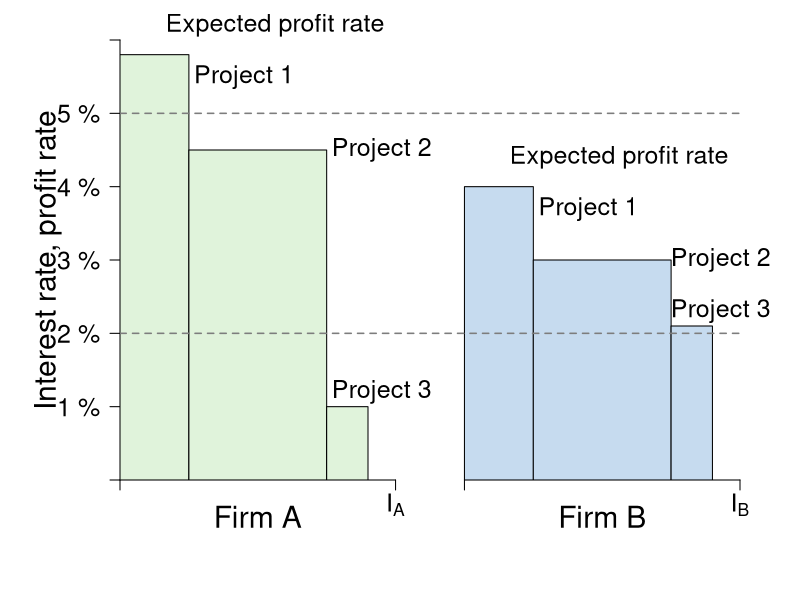

Reproduce this figure in R.
#' Graph Designer: Scott Cohn
#' Authors: Bowles and Halliday
#' Title: Coordination, Conflict and Competition: A Text in Microeconomics


# CHANGE COLOR AND TRANSPARENCY OF RECT

require(shape)
pdf(file = "credit/credit_macro_int_A.pdf", width = 9, height = 7)

#Set parameters for graphics
pointsize <- 1.8
axislabelsize <- 1.8
labelsize <- 1.5
namesize <- 1.8
annotatesize <- 1.5
graphlinewidth <- 2
segmentlinewidth <- 1.5

COL <- c("#7fc97f", "#beaed4", "#fdc086", "#ffff99", "#386cb0", "#f0027f", "#bf5b17", "#666666")
COLA <- c("#e0f3db", "#99d8c9","#66c2a4","#41ae76", "#238b45", "#005824")
COLB <- c("#c6dbef", "#4eb3d3", "#2b8cbe", "#0868ac","#084081")
COLC <- c("#fcfbfd", "#efedf5", "#dadaeb", "#bcbddc", "#9e9ac8", "#807dba", "#6a51a3", "#54278f", "#3f007d")
grays <- gray.colors(25, start = 1, end = 0)

par(mar =  c(6, 6, 2, 3))

xlims <- c(0, 45)
ylims <- c(0, 30)

npts <- 501 
x <- seq(xlims[1], xlims[2], length.out = npts)
y <- seq(ylims[1], ylims[2], length.out = npts) 
a <- c(46.08, 55, 64)
b <- c(46.08, 55, 64)

plot(0, 0, xlim = xlims, ylim = ylims, type = "n",
     xlab = expression(paste("")),
     ylab = expression(paste("")), 
     xaxt = "n", 
     yaxt = "n", 
     cex.lab = axislabelsize, 
     bty = "n",
     xaxs = "i", 
     yaxs = "i")

# ticksy <- seq(from = 0, to = ylims[2], by = 2)
# ylabels <- seq(from = 0, to = ylims[2], by = 2)
# ticksx <- seq(from = 0, to = xlims[2], by = 2)
# xlabels <- seq(from = 0, to = xlims[2], by = 2)
ticksy <- c(0, 5, 10, 15, 20, 25, ylims[2])
ylabels <- c(NA, expression(paste("1 %")), expression(paste("2 %")), expression(paste("3 %")), expression(paste("4 %")), expression(paste("5 %")), NA)
ticksx <- c(0, xlims[2])
ticksx2 <- c(0, 20)
ticksx3 <- c(25, 45)
xlabels1 <- c(NA, expression(paste(I[A])))
xlabels2 <- c(NA, expression(paste(I[B])))

axis(1, at = ticksx2, pos = 0, labels = xlabels1, cex.axis = labelsize)
axis(1, at = ticksx3, pos = 0, labels = xlabels2, cex.axis = labelsize)
axis(2, at = ticksy, pos = 0, labels = ylabels, las = 1, cex.axis = labelsize)

npts <- 500 
xx1 <- seq(xlims[1], xlims[2], length.out = npts)

text(-5.25, 0.5*(ylims[2] + ylims[1]), expression(paste("Interest rate, profit rate")), xpd = TRUE, cex = axislabelsize, srt = 90) 
text(0.5*(xlims[2]) - 12.5, -2.5, expression(paste("Firm A")), xpd = TRUE, cex = axislabelsize) 
text(0.5*(xlims[2]) + 12.5, -2.5, expression(paste("Firm B")), xpd = TRUE, cex = axislabelsize) 


# I_A RECT
rect(0, 0, 5, 29,
     col=COLA[1], border=TRUE, lty=1)

rect(5, 0, 15, 22.5,
     col=COLA[1], border=TRUE, lty=1)

rect(15, 0, 18, 5,
     col=COLA[1], border=TRUE, lty=1)

# I_B RECT
rect(25, 0, 30, 20,
     col=COLB[1], border=TRUE, lty=1)

rect(30, 0, 40, 15,
     col=COLB[1], border=TRUE, lty=1)

rect(40, 0, 43, 10.5,
     col=COLB[1], border=TRUE, lty=1)


# Segments
segments(0, 10, xlims[2], 10, col = grays[20], lty = 2, lwd = segmentlinewidth)
segments(0, 25, xlims[2], 25, col = grays[20], lty = 2, lwd = segmentlinewidth)

# Labels --- Fig A

text(11.25, 31, expression(paste("Expected profit rate")), cex = labelsize, xpd = TRUE)
text(9, 27.5, expression(paste("Project 1")), cex = labelsize, xpd = TRUE)
text(19, 22.5, expression(paste("Project 2")), cex = labelsize)
text(19, 6, expression(paste("Project 3")), cex = labelsize)

# Labels --- Fig B

text(36.22, 22, expression(paste("Expected profit rate")), cex = labelsize)
text(34, 18.5, expression(paste("Project 1")), cex = labelsize, xpd = TRUE)
text(43.6, 15, expression(paste("Project 2")), cex = labelsize, xpd = TRUE)
text(43.6, 11.5, expression(paste("Project 3")), cex = labelsize, xpd = TRUE)


dev.off()
